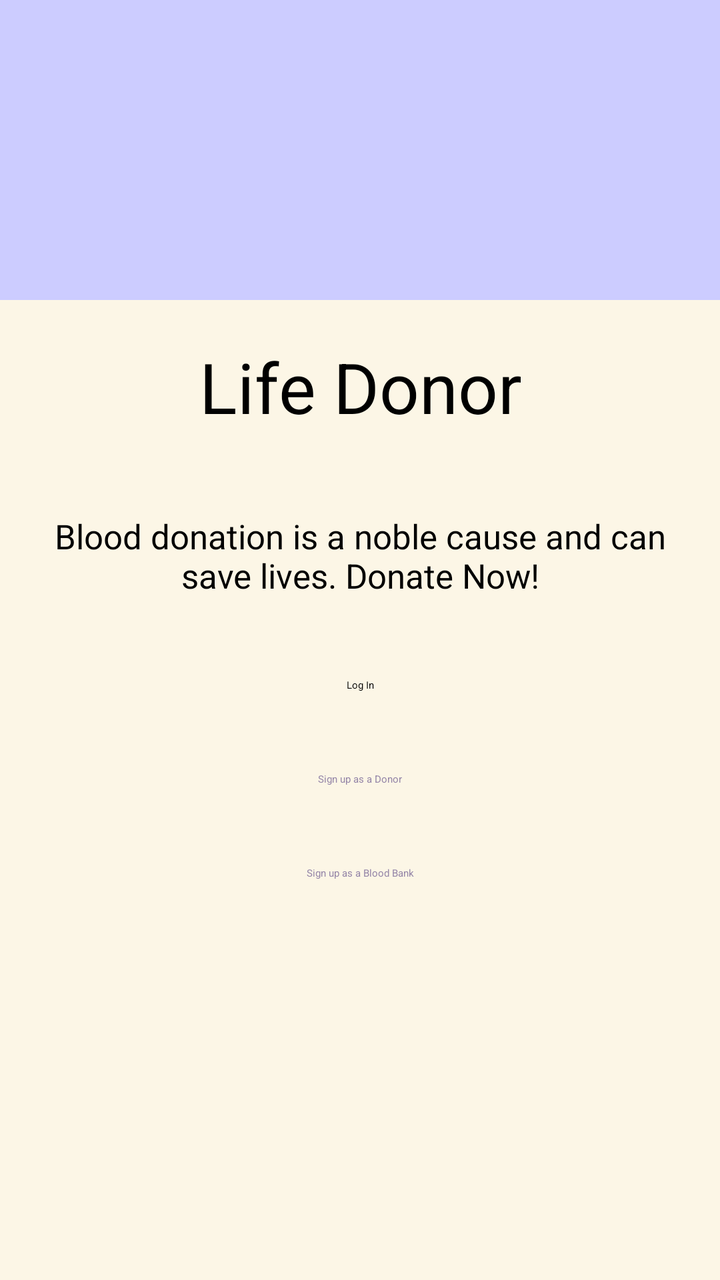
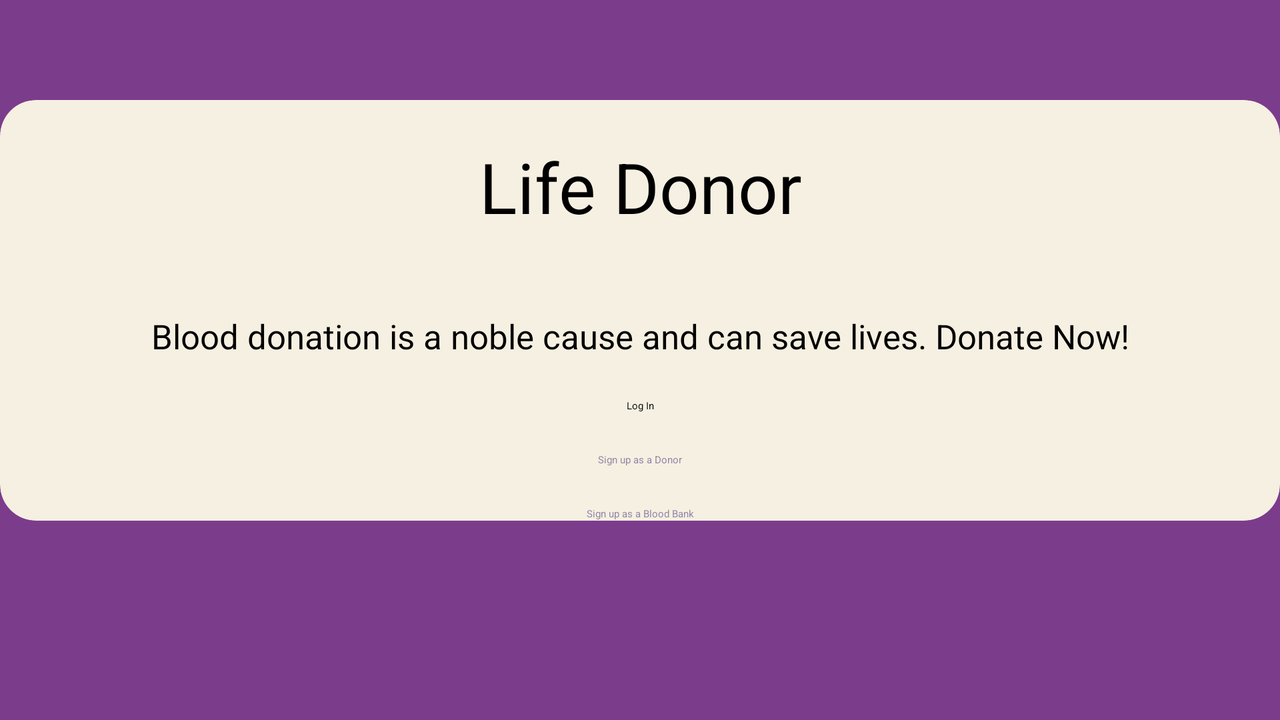

Two renders of one Android screen. The first uses the default layout on a phone; the second uses the alternative layout the repository ships for a different screen configuration, on a matching device. The two XML files are below.
<!-- AndroidManifest.xml: application theme Theme.BloodBank -->
<!-- res/layout/activity_main.xml -->
<?xml version="1.0" encoding="utf-8"?>
<androidx.constraintlayout.widget.ConstraintLayout xmlns:android="http://schemas.android.com/apk/res/android"
    xmlns:app="http://schemas.android.com/apk/res-auto"
    xmlns:tools="http://schemas.android.com/tools"
    android:layout_width="match_parent"
    android:layout_height="match_parent"
    tools:context=".MainActivity"
    android:background="#ccccff">

    <androidx.constraintlayout.widget.ConstraintLayout
        android:layout_width="match_parent"
        android:layout_height="match_parent"
        android:background="#fcf6e6"
        app:layout_constraintTop_toTopOf="parent"
        app:layout_constraintBottom_toBottomOf="parent"
        app:layout_constraintStart_toStartOf="parent"
        app:layout_constraintEnd_toEndOf="parent"
        android:layout_marginTop="150dp"
        >

        <TextView
            android:id="@+id/titleText"
            android:layout_width="match_parent"
            android:layout_height="wrap_content"
            android:text="@string/mainTitle"
            android:textAlignment="center"
            android:textSize="35sp"
            android:paddingTop="20dp"
            app:layout_constraintTop_toTopOf="parent"
            app:layout_constraintStart_toStartOf="parent"
            app:layout_constraintEnd_toEndOf="parent"
            app:layout_constraintBottom_toTopOf="@+id/subtitleText"
            />
        <TextView
            android:id="@+id/subtitleText"
            android:layout_width="match_parent"
            android:layout_height="wrap_content"
            android:text="@string/subtitle"
            android:textAlignment="center"
            android:textSize="17sp"
            android:paddingTop="40dp"
            android:paddingLeft="10dp"
            android:paddingRight="10dp"
            app:layout_constraintTop_toBottomOf="@id/titleText"
            app:layout_constraintStart_toStartOf="parent"
            app:layout_constraintEnd_toEndOf="parent"
            />

        <Button
            android:id="@+id/loginBtn"
            android:layout_width="wrap_content"
            android:layout_height="wrap_content"
            android:text="@string/loginBtn"
            android:layout_marginTop="40dp"
            app:layout_constraintTop_toBottomOf="@id/subtitleText"
            app:layout_constraintStart_toStartOf="parent"
            app:layout_constraintEnd_toEndOf="parent"
            android:backgroundTint="#0BCE83"
            android:onClick="onLoginClick"/>

        <Button
            android:id="@+id/signupDonorBtn"
            android:layout_width="wrap_content"
            android:layout_height="wrap_content"
            android:text="@string/signupDonor"
            android:layout_marginTop="40dp"
            app:layout_constraintTop_toBottomOf="@id/loginBtn"
            app:layout_constraintStart_toStartOf="parent"
            app:layout_constraintEnd_toEndOf="parent"
            android:backgroundTint="#fcf6e6"
            android:textColor="#9586A8"
            android:onClick="onSignupDonorClick"/>

        <Button
            android:id="@+id/signupHospitalBtn"
            android:layout_width="wrap_content"
            android:layout_height="wrap_content"
            android:text="@string/signupBB"
            android:layout_marginTop="40dp"
            app:layout_constraintTop_toBottomOf="@id/signupDonorBtn"
            app:layout_constraintStart_toStartOf="parent"
            app:layout_constraintEnd_toEndOf="parent"
            android:backgroundTint="#fcf6e6"
            android:textColor="#9586A8"
            android:onClick="onSignupBBClick"/>
    </androidx.constraintlayout.widget.ConstraintLayout>

</androidx.constraintlayout.widget.ConstraintLayout>
<!-- resources referenced by this layout -->
<resources>
  <string name="loginBtn">Log In</string>
  <string name="mainTitle">Life Donor</string>
  <string name="signupBB">Sign up as a Blood Bank</string>
  <string name="signupDonor">Sign up as a Donor</string>
  <string name="subtitle">Blood donation is a noble cause and can save lives. Donate Now!</string>
</resources>
<!-- res/layout-land/activity_main.xml (the repository's variant of the layout above) -->
<!-- drawn on the phone turned sideways -->
<?xml version="1.0" encoding="utf-8"?>
<androidx.constraintlayout.widget.ConstraintLayout xmlns:android="http://schemas.android.com/apk/res/android"
    xmlns:app="http://schemas.android.com/apk/res-auto"
    xmlns:tools="http://schemas.android.com/tools"
    android:layout_width="match_parent"
    android:layout_height="match_parent"
    tools:context=".MainActivity"
    android:background="@color/app_bg">
    <ScrollView
        android:id="@+id/scrollView"
        android:layout_width="match_parent"
        android:layout_height="match_parent"
        app:layout_constraintTop_toTopOf="parent"
        app:layout_constraintEnd_toEndOf="parent"
        app:layout_constraintStart_toStartOf="parent"
        app:layout_constraintBottom_toBottomOf="parent">
    <LinearLayout
        android:layout_width="match_parent"
        android:layout_height="match_parent"
        android:orientation="vertical" >
        <androidx.cardview.widget.CardView
            android:backgroundTint="@color/card_bg"
            android:layout_width="match_parent"
            android:layout_height="match_parent"
            android:layout_marginTop="50dp"
            app:cardCornerRadius="@dimen/card_radius">

        <androidx.constraintlayout.widget.ConstraintLayout
            android:layout_width="match_parent"
            android:layout_height="match_parent"
            >

            <TextView
                android:id="@+id/titleText"
                android:layout_width="match_parent"
                android:layout_height="wrap_content"
                android:text="@string/mainTitle"
                android:textAlignment="center"
                android:textSize="@dimen/text_large"
                android:paddingTop="20dp"
                app:layout_constraintTop_toTopOf="parent"
                app:layout_constraintStart_toStartOf="parent"
                app:layout_constraintEnd_toEndOf="parent"
                app:layout_constraintBottom_toTopOf="@+id/subtitleText"
                />
            <TextView
                android:id="@+id/subtitleText"
                android:layout_width="match_parent"
                android:layout_height="wrap_content"
                android:text="@string/subtitle"
                android:textAlignment="center"
                android:textSize="@dimen/text_subtitle"
                android:paddingTop="40dp"
                android:paddingLeft="10dp"
                android:paddingRight="10dp"
                app:layout_constraintTop_toBottomOf="@id/titleText"
                app:layout_constraintStart_toStartOf="parent"
                app:layout_constraintEnd_toEndOf="parent"
                />

            <Button
                android:id="@+id/loginBtn"
                android:layout_width="wrap_content"
                android:layout_height="wrap_content"
                android:text="@string/loginBtn"
                android:layout_marginTop="20dp"
                app:layout_constraintTop_toBottomOf="@id/subtitleText"
                app:layout_constraintStart_toStartOf="parent"
                app:layout_constraintEnd_toEndOf="parent"
                android:backgroundTint="@color/btn_success"
                android:onClick="onLoginClick"/>

            <Button
                android:id="@+id/signupDonorBtn"
                android:layout_width="wrap_content"
                android:layout_height="wrap_content"
                android:text="@string/signupDonor"
                android:layout_marginTop="20dp"
                app:layout_constraintTop_toBottomOf="@id/loginBtn"
                app:layout_constraintStart_toStartOf="parent"
                app:layout_constraintEnd_toEndOf="parent"
                android:backgroundTint="@color/btn_transparent"
                android:textColor="@color/text_neutral"
                android:onClick="onSignupDonorClick"/>

            <Button
                android:id="@+id/signupHospitalBtn"
                android:layout_width="wrap_content"
                android:layout_height="wrap_content"
                android:text="@string/signupBB"
                android:layout_marginTop="20dp"
                app:layout_constraintTop_toBottomOf="@id/signupDonorBtn"
                app:layout_constraintStart_toStartOf="parent"
                app:layout_constraintEnd_toEndOf="parent"
                android:backgroundTint="@color/btn_transparent"
                android:textColor="@color/text_neutral"
                android:onClick="onSignupBBClick"/>
        </androidx.constraintlayout.widget.ConstraintLayout>
        </androidx.cardview.widget.CardView>
    </LinearLayout>
    </ScrollView>

</androidx.constraintlayout.widget.ConstraintLayout>
<!-- resources referenced by the variant -->
<!-- as the phone turned sideways resolves them -->
<resources>
  <color name="app_bg">#7c3c8c</color>
  <color name="btn_success">#0BCE83</color>
  <color name="btn_transparent">#f5f0e1</color>
  <color name="card_bg">#f5f0e1</color>
  <color name="text_neutral">#9586A8</color>
  <dimen name="card_radius">18dp</dimen>
  <dimen name="text_large">35sp</dimen>
  <dimen name="text_subtitle">17sp</dimen>
  <string name="loginBtn">Log In</string>
  <string name="mainTitle">Life Donor</string>
  <string name="signupBB">Sign up as a Blood Bank</string>
  <string name="signupDonor">Sign up as a Donor</string>
  <string name="subtitle">Blood donation is a noble cause and can save lives. Donate Now!</string>
</resources>
